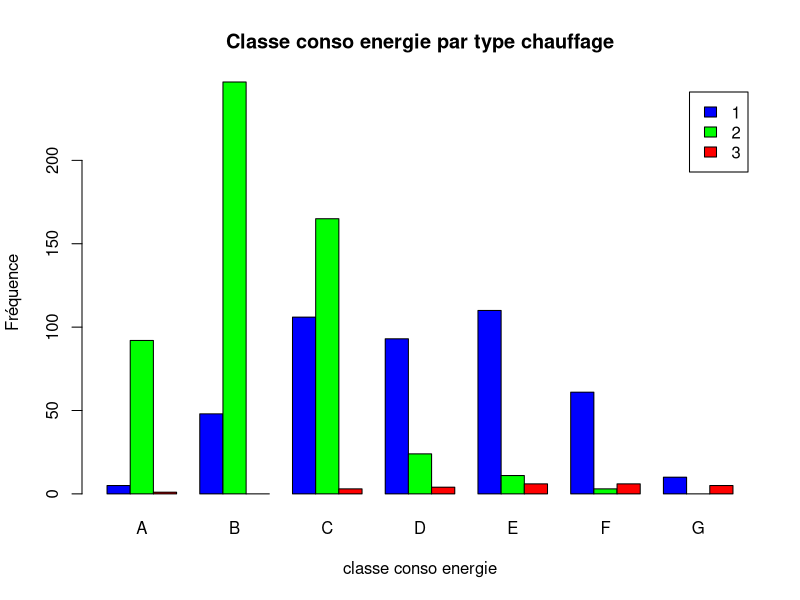
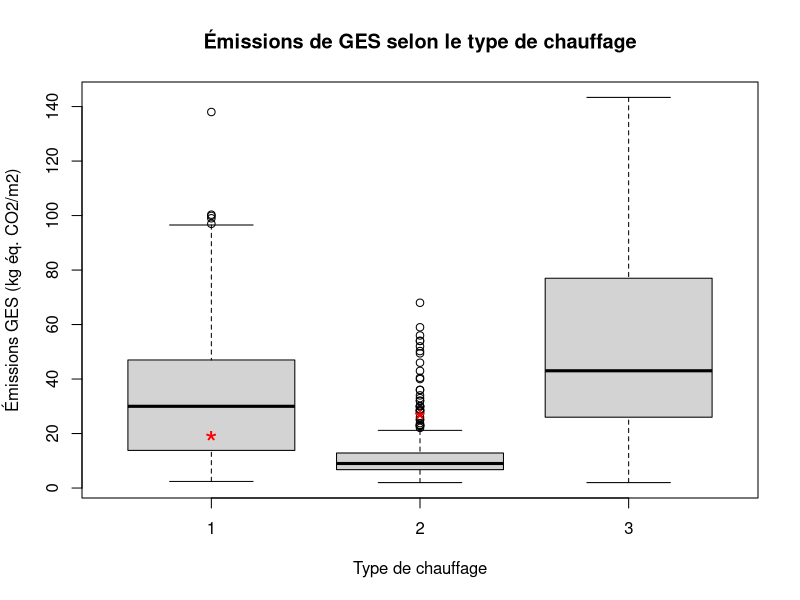

These figures' R source, in order:
## ---- chunk 1
data_dpe <- read.table("data_dpe.txt", header = TRUE, sep = "")
type_energie_chauffage <-data_dpe$type_energie_chauffage
classe_conso_energie <- data_dpe$classe_conso_energie
barplot(table(type_energie_chauffage,classe_conso_energie),beside=TRUE,
        col=c("blue","green","red"), main="Classe conso energie par type chauffage"
        ,xlab= "classe conso energie"
        ,ylab="Fréquence ",legend.text=TRUE)
## ---- chunk 2
table_conso_energie <- table (data_dpe$type_energie_chauffage,
                                   data_dpe$classe_conso_energie)
table_conso_energie

chisq.test(table_conso_energie)
## ---- chunk 3
anova_result <- aov(conso_energie ~ type_logement, data = data_dpe)
summary(anova_result)
## ---- chunk 4
aggregate(conso_energie ~ type_logement, data = data_dpe, mean)
## ---- chunk 5
moycond <- tapply(data_dpe$emission_ges, data_dpe$type_logement, mean, na.rm=TRUE)
boxplot(emission_ges ~ type_energie_chauffage,
data = data_dpe,
main = "Émissions de GES selon le type de chauffage",
xlab = "Type de chauffage",
ylab = "Émissions GES (kg éq. CO2/m2)")
# ajouter le point de moyen
points(1:length(moycond), moycond, col="red", pch="*", cex=2)
## ---- chunk 6
oneway.test(emission_ges~ type_energie_chauffage, data=data_dpe, var.equal=FALSE)
## ---- chunk 7
pairwise.t.test(data_dpe$emission_ges,data_dpe$type_energie_chauffage,
                p.adjust.method = "none",pool.sd = FALSE)
